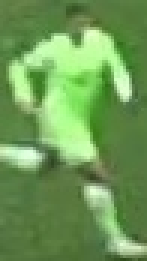
#> input picture videos/cropped_image.jpg, 49 x 87 px, found by its file name (shown 3 times larger)
$ jupyter execute color_assignment.ipynb
#> lines starting #> are read from the running program, lines starting #| are printed output that depends on the picture; after the words box and inside, x2 and y2 are one past the last pixel; in counts of white or black regions, pixels touching at a corner belong together
[cell 1]
import cv2
import matplotlib.pyplot as plt
import numpy as np
from sklearn.cluster import KMeans

[cell 2]
image_path = "../output_videos/cropped_image.jpg"
image = cv2.imread(image_path)
#> image is the input picture: shape (87, 49, 3); mean B, G, R 85.9, 153.7, 109.7
image = cv2.cvtColor(image, cv2.COLOR_BGR2RGB)

[cell 3]
plt.imshow(image)
plt.show()

Take top half of image for jersey

[cell 4]
top_half_image = image[0: int(image.shape[0]//2), :]
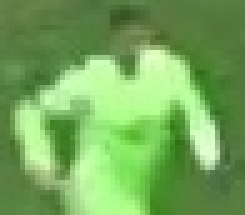
#> top_half_image: shape (43, 49, 3) (shown 5 times larger); mean R, G, B 116.8, 168.7, 90.9
plt.imshow(top_half_image)
plt.show()

Cluster image into 2 clusters

[cell 5]
# reshape image into 2d array
image_2d = top_half_image.reshape(-1,3)
#> image_2d = 2107 rows, first 8: [99, 130, 73], [97, 128, 71], [96, 127, 68], [95, 126, 67], [97, 126, 68], [98, 127, 69], [100, 129, 71], [101, 130, 72]

# perform k means clustering into 2 clusters
kmeans = KMeans(n_clusters=2, random_state=0).fit(image_2d)

# get the cluster labels
labels = kmeans.labels_
#> labels = 2107 values, max 1 at index 0, min 0 at index 469, mean 0.639

# reshape labels into original image shape
clustered_image = labels.reshape(top_half_image.shape[0], top_half_image.shape[1])
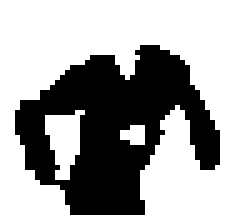
#> clustered_image: shape (43, 49) int32 (shown 5 times larger); values 0 (black) and 1 (white), 63.9% white; 1 black region, box (x1, y1, x2, y2) and area: (3, 9, 44, 43) 761

# display clustered image image
plt.imshow(clustered_image)
plt.show()

[cell 6]
# assigning non player by majority voting of corner pixels
corner_clusters= [clustered_image[0,0], clustered_image[0,-1], clustered_image[-1,0], clustered_image[-1,-1]]
#> corner_clusters = [1, 1, 1, 1]
non_player_cluster = max(set(corner_clusters), key=corner_clusters.count)
#> non_player_cluster = 1
print(non_player_cluster)
#| 1

[cell 7]
player_cluster = 1 - non_player_cluster
#> player_cluster = 0
print(player_cluster)
#| 0

[cell 8]
# color of actual player jersey
kmeans.cluster_centers_[player_cluster]
#> Out = [171, 235.2, 142.4]
